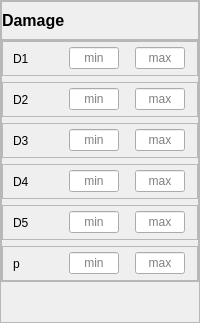
                     <widget class="QFrame" name="frame_damage">
                      <property name="enabled">
                       <bool>true</bool>
                      </property>
                      <property name="frameShape">
                       <enum>QFrame::Shape::StyledPanel</enum>
                      </property>
                      <property name="frameShadow">
                       <enum>QFrame::Shadow::Raised</enum>
                      </property>
                      <layout class="QVBoxLayout" name="verticalLayout_49">
                       <property name="spacing">
                        <number>0</number>
                       </property>
                       <property name="leftMargin">
                        <number>0</number>
                       </property>
                       <property name="topMargin">
                        <number>0</number>
                       </property>
                       <property name="rightMargin">
                        <number>0</number>
                       </property>
                       <property name="bottomMargin">
                        <number>0</number>
                       </property>
                       <item>
                        <widget class="QFrame" name="frame_90">
                         <property name="maximumSize">
                          <size>
                           <width>16777215</width>
                           <height>40</height>
                          </size>
                         </property>
                         <property name="frameShape">
                          <enum>QFrame::Shape::StyledPanel</enum>
                         </property>
                         <property name="frameShadow">
                          <enum>QFrame::Shadow::Raised</enum>
                         </property>
                         <layout class="QVBoxLayout" name="verticalLayout_50">
                          <property name="leftMargin">
                           <number>0</number>
                          </property>
                          <item>
                           <widget class="QLabel" name="label_49">
                            <property name="font">
                             <font>
                              <pointsize>12</pointsize>
                              <bold>true</bold>
                             </font>
                            </property>
                            <property name="text">
                             <string>Damage</string>
                            </property>
                           </widget>
                          </item>
                         </layout>
                        </widget>
                       </item>
                       <item>
                        <widget class="QFrame" name="frame_limits_damage">
                         <property name="frameShape">
                          <enum>QFrame::Shape::StyledPanel</enum>
                         </property>
                         <property name="frameShadow">
                          <enum>QFrame::Shadow::Raised</enum>
                         </property>
                         <layout class="QVBoxLayout" name="verticalLayout_47">
                          <property name="leftMargin">
                           <number>0</number>
                          </property>
                          <property name="topMargin">
                           <number>0</number>
                          </property>
                          <property name="rightMargin">
                           <number>0</number>
                          </property>
                          <property name="bottomMargin">
                           <number>0</number>
                          </property>
                          <item>
                           <widget class="QFrame" name="frame_limits_param_D1">
                            <property name="enabled">
                             <bool>true</bool>
                            </property>
                            <property name="minimumSize">
                             <size>
                              <width>0</width>
                              <height>35</height>
                             </size>
                            </property>
                            <property name="maximumSize">
                             <size>
                              <width>16777215</width>
                              <height>35</height>
                             </size>
                            </property>
                            <property name="frameShape">
                             <enum>QFrame::Shape::StyledPanel</enum>
                            </property>
                            <property name="frameShadow">
                             <enum>QFrame::Shadow::Raised</enum>
                            </property>
                            <layout class="QHBoxLayout" name="horizontalLayout_51">
                             <property name="leftMargin">
                              <number>0</number>
                             </property>
                             <property name="topMargin">
                              <number>0</number>
                             </property>
                             <property name="rightMargin">
                              <number>0</number>
                             </property>
                             <property name="bottomMargin">
                              <number>0</number>
                             </property>
                             <item>
                              <widget class="QLabel" name="label_50">
                               <property name="maximumSize">
                                <size>
                                 <width>40</width>
                                 <height>16777215</height>
                                </size>
                               </property>
                               <property name="text">
                                <string>D1</string>
                               </property>
                              </widget>
                             </item>
                             <item>
                              <widget class="QLineEdit" name="lineEdit_min_param_D1">
                               <property name="minimumSize">
                                <size>
                                 <width>40</width>
                                 <height>0</height>
                                </size>
                               </property>
                               <property name="maximumSize">
                                <size>
                                 <width>50</width>
                                 <height>16777215</height>
                                </size>
                               </property>
                               <property name="alignment">
                                <set>Qt::AlignmentFlag::AlignCenter</set>
                               </property>
                               <property name="placeholderText">
                                <string>min</string>
                               </property>
                              </widget>
                             </item>
                             <item>
                              <widget class="QLineEdit" name="lineEdit_max_param_D1">
                               <property name="minimumSize">
                                <size>
                                 <width>40</width>
                                 <height>0</height>
                                </size>
                               </property>
                               <property name="maximumSize">
                                <size>
                                 <width>50</width>
                                 <height>16777215</height>
                                </size>
                               </property>
                               <property name="alignment">
                                <set>Qt::AlignmentFlag::AlignCenter</set>
                               </property>
                               <property name="placeholderText">
                                <string>max</string>
                               </property>
                              </widget>
                             </item>
                            </layout>
                           </widget>
                          </item>
                          <item>
                           <widget class="QFrame" name="frame_limits_param_D2">
                            <property name="enabled">
                             <bool>true</bool>
                            </property>
                            <property name="minimumSize">
                             <size>
                              <width>0</width>
                              <height>35</height>
                             </size>
                            </property>
                            <property name="maximumSize">
                             <size>
                              <width>16777215</width>
                              <height>35</height>
                             </size>
                            </property>
                            <property name="frameShape">
                             <enum>QFrame::Shape::StyledPanel</enum>
                            </property>
                            <property name="frameShadow">
                             <enum>QFrame::Shadow::Raised</enum>
                            </property>
                            <layout class="QHBoxLayout" name="horizontalLayout_52">
                             <property name="leftMargin">
                              <number>0</number>
                             </property>
                             <property name="topMargin">
                              <number>0</number>
                             </property>
                             <property name="rightMargin">
                              <number>0</number>
                             </property>
                             <property name="bottomMargin">
                              <number>0</number>
                             </property>
                             <item>
                              <widget class="QLabel" name="label_52">
                               <property name="maximumSize">
                                <size>
                                 <width>40</width>
                                 <height>16777215</height>
                                </size>
                               </property>
                               <property name="text">
                                <string>D2</string>
                               </property>
                              </widget>
                             </item>
                             <item>
                              <widget class="QLineEdit" name="lineEdit_min_param_D2">
                               <property name="minimumSize">
                                <size>
                                 <width>40</width>
                                 <height>0</height>
                                </size>
                               </property>
                               <property name="maximumSize">
                                <size>
                                 <width>50</width>
                                 <height>16777215</height>
                                </size>
                               </property>
                               <property name="alignment">
                                <set>Qt::AlignmentFlag::AlignCenter</set>
                               </property>
                               <property name="placeholderText">
                                <string>min</string>
                               </property>
                              </widget>
                             </item>
                             <item>
                              <widget class="QLineEdit" name="lineEdit_max_param_D2">
                               <property name="minimumSize">
                                <size>
                                 <width>40</width>
                                 <height>0</height>
                                </size>
                               </property>
                               <property name="maximumSize">
                                <size>
                                 <width>50</width>
                                 <height>16777215</height>
                                </size>
                               </property>
                               <property name="alignment">
                                <set>Qt::AlignmentFlag::AlignCenter</set>
                               </property>
                               <property name="placeholderText">
                                <string>max</string>
                               </property>
                              </widget>
                             </item>
                            </layout>
                           </widget>
                          </item>
                          <item>
                           <widget class="QFrame" name="frame_limits_param_D3">
                            <property name="enabled">
                             <bool>true</bool>
                            </property>
                            <property name="minimumSize">
                             <size>
                              <width>0</width>
                              <height>35</height>
                             </size>
                            </property>
                            <property name="maximumSize">
                             <size>
                              <width>16777215</width>
                              <height>35</height>
                             </size>
                            </property>
                            <property name="frameShape">
                             <enum>QFrame::Shape::StyledPanel</enum>
                            </property>
                            <property name="frameShadow">
                             <enum>QFrame::Shadow::Raised</enum>
                            </property>
                            <layout class="QHBoxLayout" name="horizontalLayout_54">
                             <property name="leftMargin">
                              <number>0</number>
                             </property>
                             <property name="topMargin">
                              <number>0</number>
                             </property>
                             <property name="rightMargin">
                              <number>0</number>
                             </property>
                             <property name="bottomMargin">
                              <number>0</number>
                             </property>
                             <item>
                              <widget class="QLabel" name="label_56">
                               <property name="maximumSize">
                                <size>
                                 <width>40</width>
                                 <height>16777215</height>
                                </size>
                               </property>
                               <property name="text">
                                <string>D3</string>
                               </property>
                              </widget>
                             </item>
                             <item>
                              <widget class="QLineEdit" name="lineEdit_min_param_D3">
                               <property name="minimumSize">
                                <size>
                                 <width>40</width>
                                 <height>0</height>
                                </size>
                               </property>
                               <property name="maximumSize">
                                <size>
                                 <width>50</width>
                                 <height>16777215</height>
                                </size>
                               </property>
                               <property name="alignment">
                                <set>Qt::AlignmentFlag::AlignCenter</set>
                               </property>
                               <property name="placeholderText">
                                <string>min</string>
                               </property>
                              </widget>
                             </item>
                             <item>
                              <widget class="QLineEdit" name="lineEdit_max_param_D3">
                               <property name="minimumSize">
                                <size>
                                 <width>40</width>
                                 <height>0</height>
                                </size>
                               </property>
                               <property name="maximumSize">
                                <size>
                                 <width>50</width>
                                 <height>16777215</height>
                                </size>
                               </property>
                               <property name="alignment">
                                <set>Qt::AlignmentFlag::AlignCenter</set>
                               </property>
                               <property name="placeholderText">
                                <string>max</string>
                               </property>
                              </widget>
                             </item>
                            </layout>
                           </widget>
                          </item>
                          <item>
                           <widget class="QFrame" name="frame_limits_param_D4">
                            <property name="enabled">
                             <bool>true</bool>
                            </property>
                            <property name="minimumSize">
                             <size>
                              <width>0</width>
                              <height>35</height>
                             </size>
                            </property>
                            <property name="maximumSize">
                             <size>
                              <width>16777215</width>
                              <height>35</height>
                             </size>
                            </property>
                            <property name="frameShape">
                             <enum>QFrame::Shape::StyledPanel</enum>
                            </property>
                            <property name="frameShadow">
                             <enum>QFrame::Shadow::Raised</enum>
                            </property>
                            <layout class="QHBoxLayout" name="horizontalLayout_55">
                             <property name="leftMargin">
                              <number>0</number>
                             </property>
                             <property name="topMargin">
                              <number>0</number>
                             </property>
                             <property name="rightMargin">
                              <number>0</number>
                             </property>
                             <property name="bottomMargin">
                              <number>0</number>
                             </property>
                             <item>
                              <widget class="QLabel" name="label_58">
                               <property name="maximumSize">
                                <size>
                                 <width>40</width>
                                 <height>16777215</height>
                                </size>
                               </property>
                               <property name="text">
                                <string>D4</string>
                               </property>
                              </widget>
                             </item>
                             <item>
                              <widget class="QLineEdit" name="lineEdit_min_param_D4">
                               <property name="minimumSize">
                                <size>
                                 <width>40</width>
                                 <height>0</height>
                                </size>
                               </property>
                               <property name="maximumSize">
                                <size>
                                 <width>50</width>
                                 <height>16777215</height>
                                </size>
                               </property>
                               <property name="alignment">
                                <set>Qt::AlignmentFlag::AlignCenter</set>
                               </property>
                               <property name="placeholderText">
                                <string>min</string>
                               </property>
                              </widget>
                             </item>
                             <item>
                              <widget class="QLineEdit" name="lineEdit_max_param_D4">
                               <property name="minimumSize">
                                <size>
                                 <width>40</width>
                                 <height>0</height>
                                </size>
                               </property>
                               <property name="maximumSize">
                                <size>
                                 <width>50</width>
                                 <height>16777215</height>
                                </size>
                               </property>
                               <property name="alignment">
                                <set>Qt::AlignmentFlag::AlignCenter</set>
                               </property>
                               <property name="placeholderText">
                                <string>max</string>
                               </property>
                              </widget>
                             </item>
                            </layout>
                           </widget>
                          </item>
                          <item>
                           <widget class="QFrame" name="frame_limits_param_D5">
                            <property name="enabled">
                             <bool>true</bool>
                            </property>
                            <property name="minimumSize">
                             <size>
                              <width>0</width>
                              <height>35</height>
                             </size>
                            </property>
                            <property name="maximumSize">
                             <size>
                              <width>16777215</width>
                              <height>35</height>
                             </size>
                            </property>
                            <property name="frameShape">
                             <enum>QFrame::Shape::StyledPanel</enum>
                            </property>
                            <property name="frameShadow">
                             <enum>QFrame::Shadow::Raised</enum>
                            </property>
                            <layout class="QHBoxLayout" name="horizontalLayout_53">
                             <property name="leftMargin">
                              <number>0</number>
                             </property>
                             <property name="topMargin">
                              <number>0</number>
                             </property>
                             <property name="rightMargin">
                              <number>0</number>
                             </property>
                             <property name="bottomMargin">
                              <number>0</number>
                             </property>
                             <item>
                              <widget class="QLabel" name="label_54">
                               <property name="maximumSize">
                                <size>
                                 <width>40</width>
                                 <height>16777215</height>
                                </size>
                               </property>
                               <property name="text">
                                <string>D5</string>
                               </property>
                              </widget>
                             </item>
                             <item>
                              <widget class="QLineEdit" name="lineEdit_min_param_D5">
                               <property name="minimumSize">
                                <size>
                                 <width>40</width>
                                 <height>0</height>
                                </size>
                               </property>
                               <property name="maximumSize">
                                <size>
                                 <width>50</width>
                                 <height>16777215</height>
                                </size>
                               </property>
                               <property name="alignment">
                                <set>Qt::AlignmentFlag::AlignCenter</set>
                               </property>
                               <property name="placeholderText">
                                <string>min</string>
                               </property>
                              </widget>
                             </item>
                             <item>
                              <widget class="QLineEdit" name="lineEdit_max_param_D5">
                               <property name="minimumSize">
                                <size>
                                 <width>40</width>
                                 <height>0</height>
                                </size>
                               </property>
                               <property name="maximumSize">
                                <size>
                                 <width>50</width>
                                 <height>16777215</height>
                                </size>
                               </property>
                               <property name="alignment">
                                <set>Qt::AlignmentFlag::AlignCenter</set>
                               </property>
                               <property name="placeholderText">
                                <string>max</string>
                               </property>
                              </widget>
                             </item>
                            </layout>
                           </widget>
                          </item>
                          <item>
                           <widget class="QFrame" name="frame_limits_param_p">
                            <property name="enabled">
                             <bool>true</bool>
                            </property>
                            <property name="minimumSize">
                             <size>
                              <width>0</width>
                              <height>35</height>
                             </size>
                            </property>
                            <property name="maximumSize">
                             <size>
                              <width>16777215</width>
                              <height>35</height>
                             </size>
                            </property>
                            <property name="frameShape">
                             <enum>QFrame::Shape::StyledPanel</enum>
                            </property>
                            <property name="frameShadow">
                             <enum>QFrame::Shadow::Raised</enum>
                            </property>
                            <layout class="QHBoxLayout" name="horizontalLayout_59">
                             <property name="leftMargin">
                              <number>0</number>
                             </property>
                             <property name="topMargin">
                              <number>0</number>
                             </property>
                             <property name="rightMargin">
                              <number>0</number>
                             </property>
                             <property name="bottomMargin">
                              <number>0</number>
                             </property>
                             <item>
                              <widget class="QLabel" name="label_75">
                               <property name="maximumSize">
                                <size>
                                 <width>40</width>
                                 <height>16777215</height>
                                </size>
                               </property>
                               <property name="text">
                                <string>p</string>
                               </property>
                              </widget>
                             </item>
                             <item>
                              <widget class="QLineEdit" name="lineEdit_min_param_p">
                               <property name="minimumSize">
                                <size>
                                 <width>40</width>
                                 <height>0</height>
                                </size>
                               </property>
                               <property name="maximumSize">
                                <size>
                                 <width>50</width>
                                 <height>16777215</height>
                                </size>
                               </property>
                               <property name="alignment">
                                <set>Qt::AlignmentFlag::AlignCenter</set>
                               </property>
                               <property name="placeholderText">
                                <string>min</string>
                               </property>
                              </widget>
                             </item>
                             <item>
                              <widget class="QLineEdit" name="lineEdit_max_param_p">
                               <property name="minimumSize">
                                <size>
                                 <width>40</width>
                                 <height>0</height>
                                </size>
                               </property>
                               <property name="maximumSize">
                                <size>
                                 <width>50</width>
                                 <height>16777215</height>
                                </size>
                               </property>
                               <property name="alignment">
                                <set>Qt::AlignmentFlag::AlignCenter</set>
                               </property>
                               <property name="placeholderText">
                                <string>max</string>
                               </property>
                              </widget>
                             </item>
                            </layout>
                           </widget>
                          </item>
                         </layout>
                        </widget>
                       </item>
                       <item>
                        <spacer name="verticalSpacer">
                         <property name="orientation">
                          <enum>Qt::Orientation::Vertical</enum>
                         </property>
                         <property name="sizeHint" stdset="0">
                          <size>
                           <width>20</width>
                           <height>40</height>
                          </size>
                         </property>
                        </spacer>
                       </item>
                      </layout>
                     </widget>
